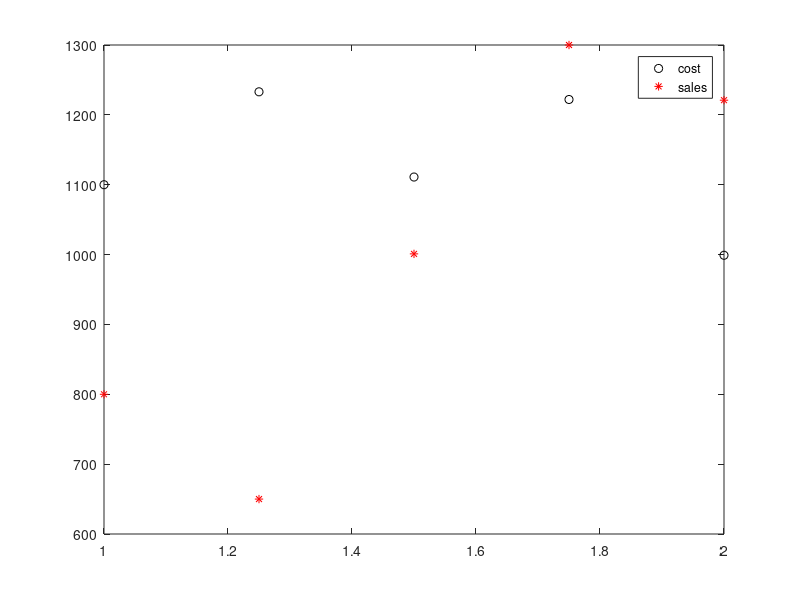

The MATLAB script that drew this image:
%Sales cost
mat = [1100 800; 1233 650; 1111 1001; 1222 1300; 999 1221];
Quarters = 1:0.25:2;
cost = mat(:,1);
sales = mat(:,2);
plot(Quarters,cost,'ko',Quarters,sales,'r*')
newmat = rot90(mat);
legend('cost','sales');
save newfile.dat newmat -ascii

